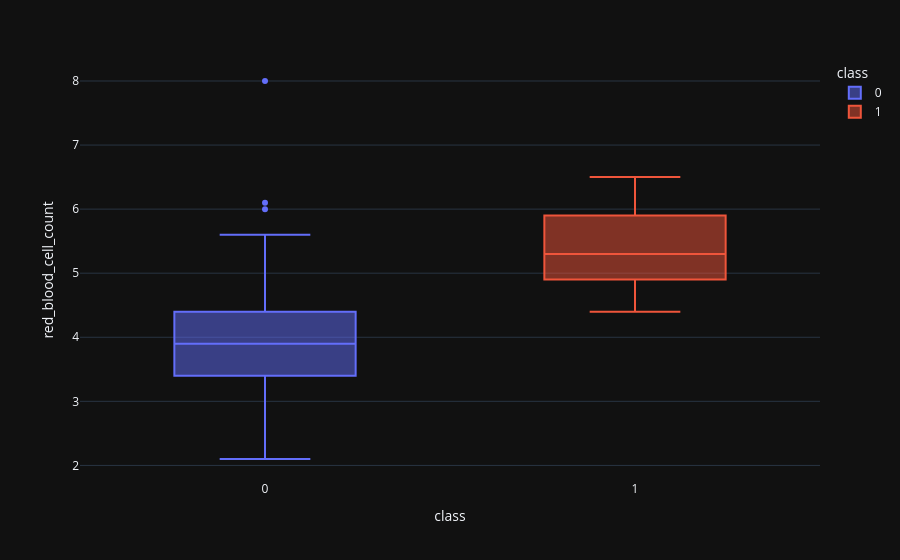

The notebook cell this image was saved under:
### Code cell
boxplot('red_blood_cell_count')

### Figure 1 — Plotly figure (JSON) as saved in the notebook; plotly's stock layout.template omitted (floating-point values rounded to 4 significant figures; data arrays with more than 128 entries replaced by an {"elided": "..."} marker saying what was removed)
{"data": [{"alignmentgroup": "True", "hovertemplate": "class=%{x}<br>red_blood_cell_count=%{y}<extra></extra>", "legendgroup": "0", "marker": {"color": "#636efa"}, "name": "0", "notched": false, "offsetgroup": "0", "orientation": "v", "showlegend": true, "type": "box", "x": {"elided": "250 int values"}, "x0": " ", "xaxis": "x", "y": {"elided": "250 float values"}, "y0": " ", "yaxis": "y"}, {"alignmentgroup": "True", "hovertemplate": "class=%{x}<br>red_blood_cell_count=%{y}<extra></extra>", "legendgroup": "1", "marker": {"color": "#EF553B"}, "name": "1", "notched": false, "offsetgroup": "1", "orientation": "v", "showlegend": true, "type": "box", "x": {"elided": "150 int values"}, "x0": " ", "xaxis": "x", "y": {"elided": "150 float values"}, "y0": " ", "yaxis": "y"}], "layout": {"boxmode": "overlay", "legend": {"title": {"text": "class"}, "tracegroupgap": 0}, "margin": {"t": 60}, "xaxis": {"anchor": "y", "categoryarray": [0, 1], "categoryorder": "array", "domain": [0, 1], "title": {"text": "class"}}, "yaxis": {"anchor": "x", "domain": [0, 1], "title": {"text": "red_blood_cell_count"}}}}
